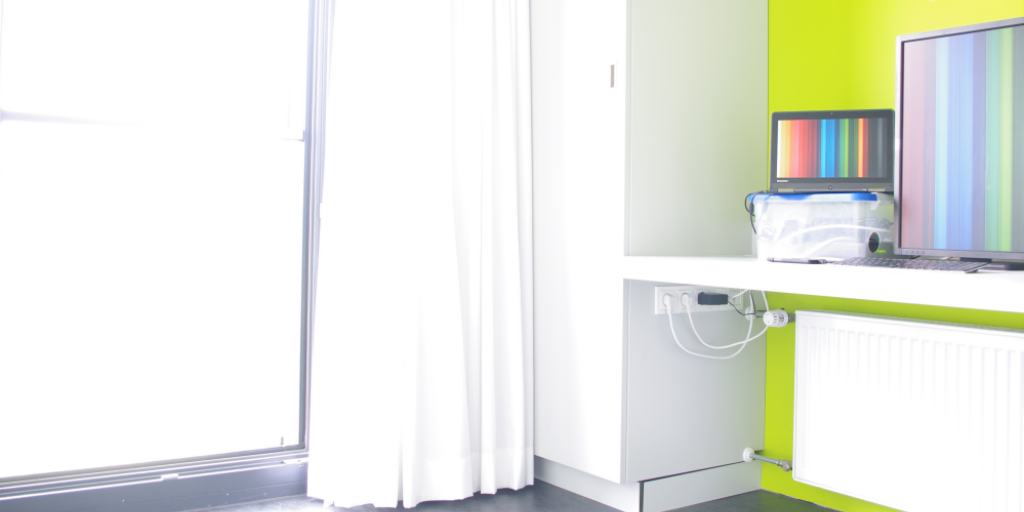
#> input picture samples/fusion-1.png, 1024 x 512 px
$ python 13-fusion.py   (older library calls are emulated)
#> lines starting #> are read from the running program, lines starting #| are printed output that depends on the picture
import numpy
import cv2

# this exercise references "Exposure Fusion" by Mertens et al.

numpyInputs = [
	cv2.imread(filename='./samples/fusion-1.png', flags=cv2.IMREAD_COLOR).astype(numpy.float32) / 255.0,
	cv2.imread(filename='./samples/fusion-2.png', flags=cv2.IMREAD_COLOR).astype(numpy.float32) / 255.0,
	cv2.imread(filename='./samples/fusion-3.png', flags=cv2.IMREAD_COLOR).astype(numpy.float32) / 255.0
]
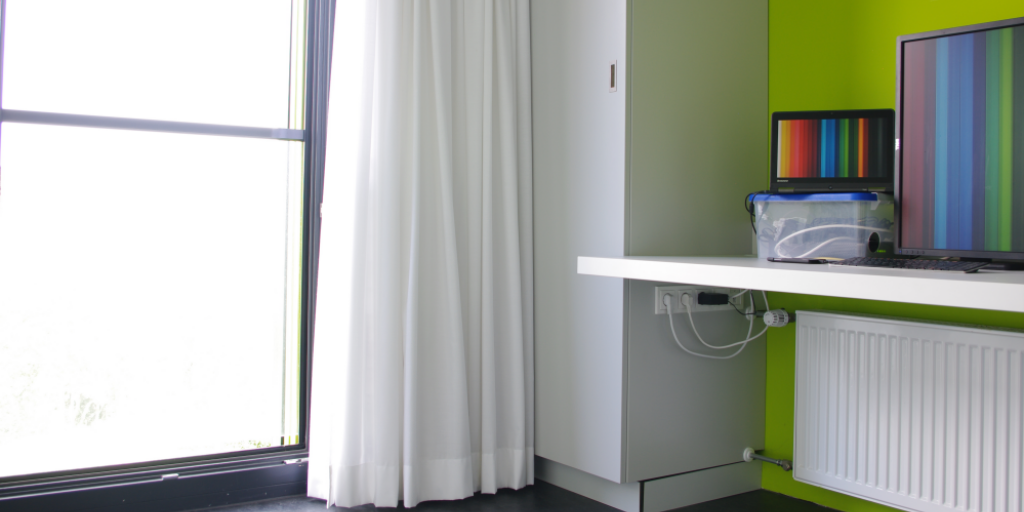
#> input picture samples/fusion-2.png, 1024 x 512 px
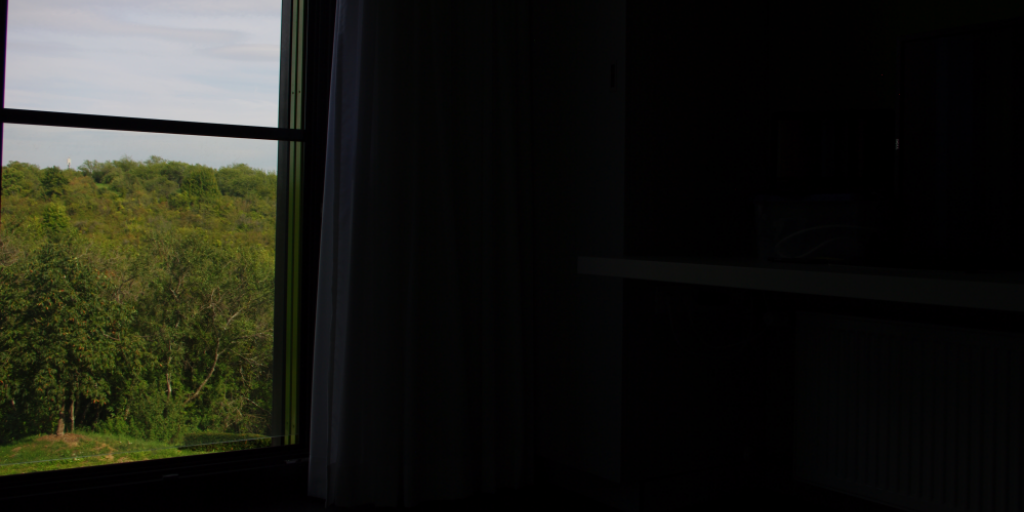
#> input picture samples/fusion-3.png, 1024 x 512 px

# use the quality measures to extract a weight map for each image according to section 3.1
# set the weighting exponents to one, thus equaling the contrition of contrast, saturation, and exposedness
# make sure to add a small epsilon to each weight map to avoid divisions by zero in the subsequent step
# normalize the weight maps such that they sum up to one at each pixel as described in section 3.2
# store the three weight maps in the numpyWeights array which will be used below to perform the blending

numpyWeights = []

def compute_weights(fusion_images):
    (wc, ws, we) = (1, 1, 1)
    sigma = 0.2
    epsilon = 0.0000001

    weights = []
    weights_sum = numpy.zeros(fusion_images[0].shape[:2], dtype=numpy.float32)
    for fusion_image in fusion_images:
        fusion_image = numpy.float32(fusion_image)
        imageWeights = numpy.ones(fusion_image.shape[:2], dtype=numpy.float32)

        # contrast
        image_gray = cv2.cvtColor(fusion_image, cv2.COLOR_BGR2GRAY)
        laplacian = cv2.Laplacian(image_gray, cv2.CV_32F)
        contrast = numpy.power(numpy.absolute(laplacian),wc)
        imageWeights = numpy.multiply(imageWeights, contrast)

        # saturation
        saturation =numpy.power(fusion_image.std(axis=2, dtype=numpy.float32), ws)
        imageWeights = numpy.multiply(imageWeights, saturation)

        # well-exposedness
        sigma2 = numpy.power(sigma,2)
        exposedness = numpy.power(numpy.prod(numpy.exp(-(numpy.power((fusion_image - 0.5),2))/(2*sigma2)), axis=2, dtype=numpy.float32) , we)
        imageWeights = numpy.multiply(imageWeights, exposedness)

        imageWeights = imageWeights + epsilon
        weights_sum = numpy.add(imageWeights,weights_sum)

        weights.append(imageWeights)
#> this loop made 3 passes
#> pass 1, in compute_weights, `contrast = numpy.power(numpy.absolute(laplacian),wc)`:
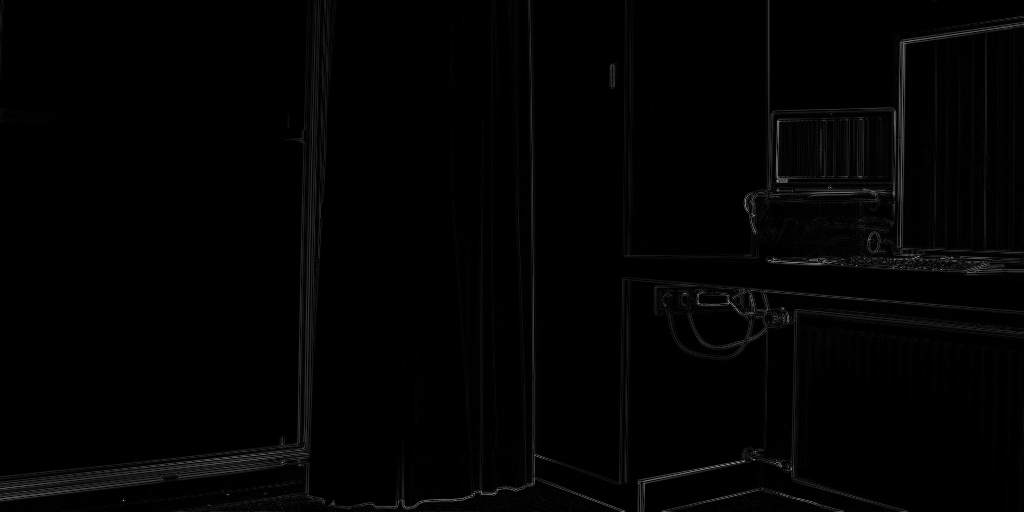
#> contrast: shape (512, 1024) float32; min 0, max 0.697, mean 0.0108
#> after the loop:
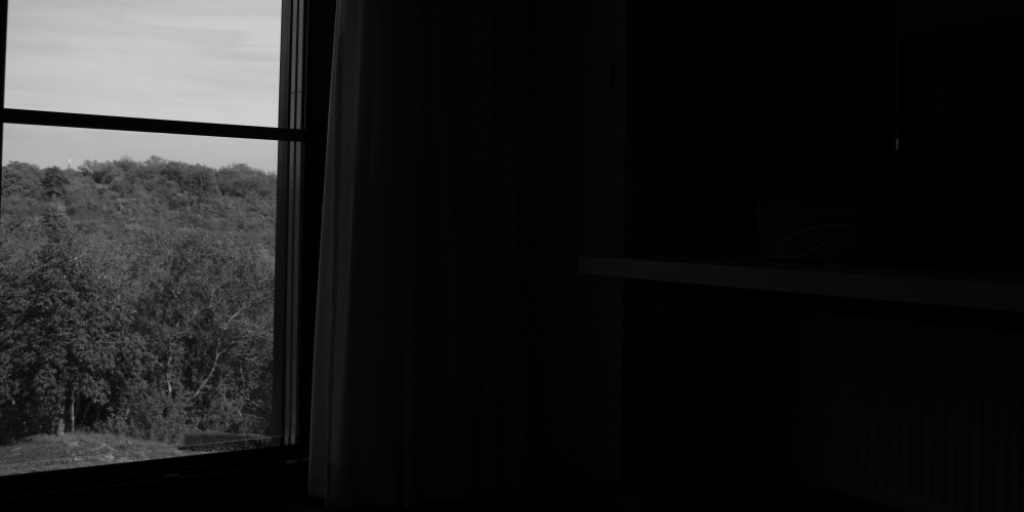
#> image_gray: shape (512, 1024) float32; min 0, max 0.812, mean 0.108
#> after the loop, weights = 3 items

    # normalization
    for i in range(len(weights)):
        weights[i] = numpy.divide(weights[i],weights_sum)

    return weights

numpyWeights = compute_weights(numpyInputs)
#> numpyWeights = 3 items

# creating the laplacian and gaussian pyramids to perform multiband blending
# defining separate functions for this steps makes the code easier to read

def gaussian_pyramid(numpyInput, intLevels):
	numpyPyramid = [ numpyInput ]

	for intLevel in range(intLevels):
		numpyPyramid.append(cv2.pyrDown(numpyPyramid[-1]))
	# end

	return numpyPyramid
# end

def laplacian_pyramid(numpyInput, intLevels):
#> called with intLevels = 6
	numpyPyramid = [ numpyInput ]

	for intLevel in range(intLevels):
		numpyPyramid.append(cv2.pyrDown(numpyPyramid[-1]))

		numpyPyramid[-2] -= cv2.pyrUp(numpyPyramid[-1])
#> after the loop, numpyPyramid = 7 items
	# end

	return numpyPyramid
# end

numpyInputs = [ laplacian_pyramid(numpyInput, 6) for numpyInput in numpyInputs ]
#> numpyInputs = 3 items
numpyWeights = [ gaussian_pyramid(numpyWeight, 6) for numpyWeight in numpyWeights ]
#> after the loop in gaussian_pyramid, `for intLevel in range(intLevels):`: numpyPyramid = 7 items

# constructing a laplacian pyramid by using the weights from the gaussian pyramid
# eventually obtaining the fused result by recovering the output from the merged pyramid

numpyPyramid = []

for intLevel in range(len(numpyInputs[0])):
	numpyPyramid.append(sum([ numpyInputs[intInput][intLevel] * numpyWeights[intInput][intLevel][:, :, None] for intInput in range(len(numpyInputs)) ]))
#> this loop made 7 passes
#> after the loop, numpyPyramid = 7 items
# end

numpyOutput = numpyPyramid.pop(-1)

while len(numpyPyramid) > 0:
	numpyOutput = cv2.pyrUp(numpyOutput) + numpyPyramid.pop(-1)
#> this loop made 6 passes
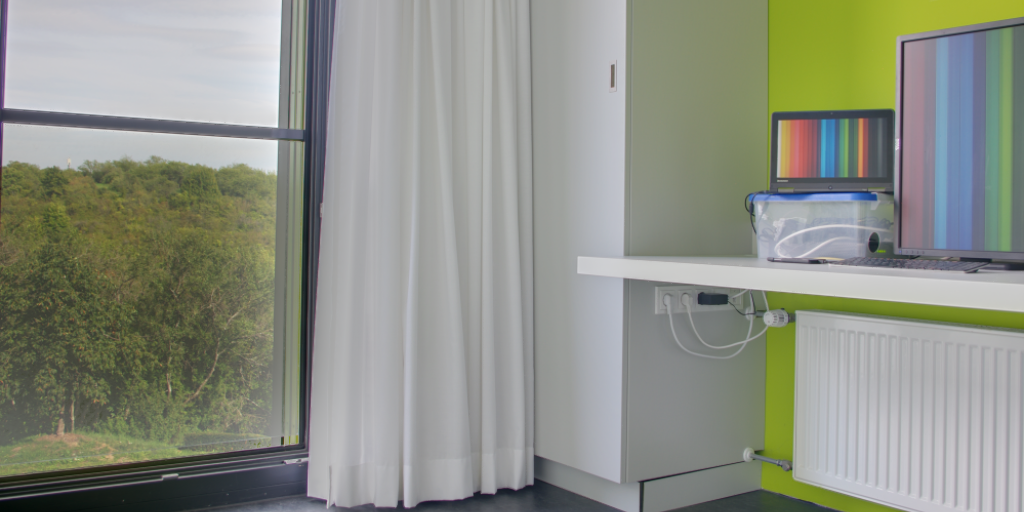
#> numpyOutput: shape (512, 1024, 3) float32; mean of channels 0, 1, 2 0.494, 0.547, 0.53; drawn with min black and max white
# end

cv2.imwrite(filename='./13-fusion-1.png', img=(numpyWeights[0][0] * 255.0).clip(0.0, 255.0).astype(numpy.uint8))
cv2.imwrite(filename='./13-fusion-2.png', img=(numpyWeights[1][0] * 255.0).clip(0.0, 255.0).astype(numpy.uint8))
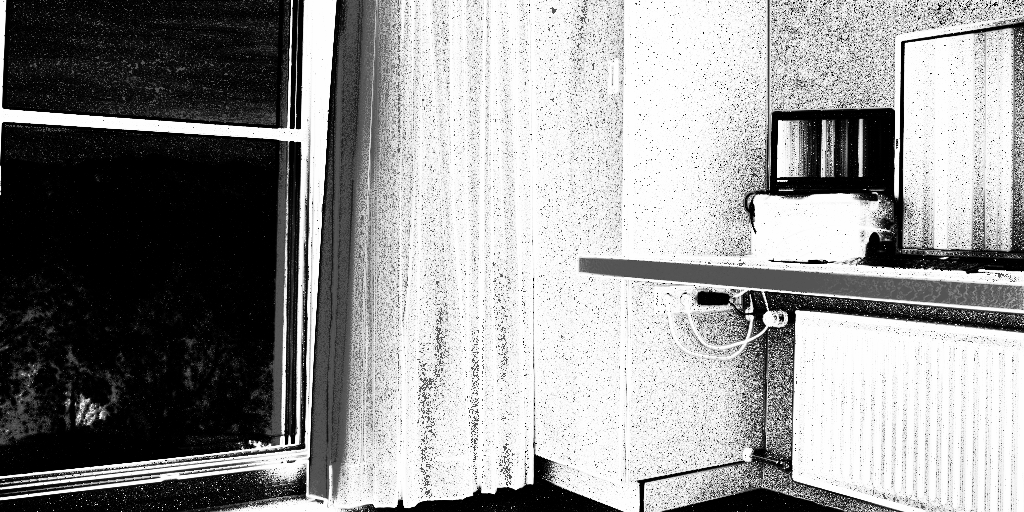
#> saved as 13-fusion-2.png: shape (512, 1024); min 0, max 254, mean 148.7
cv2.imwrite(filename='./13-fusion-3.png', img=(numpyWeights[2][0] * 255.0).clip(0.0, 255.0).astype(numpy.uint8))
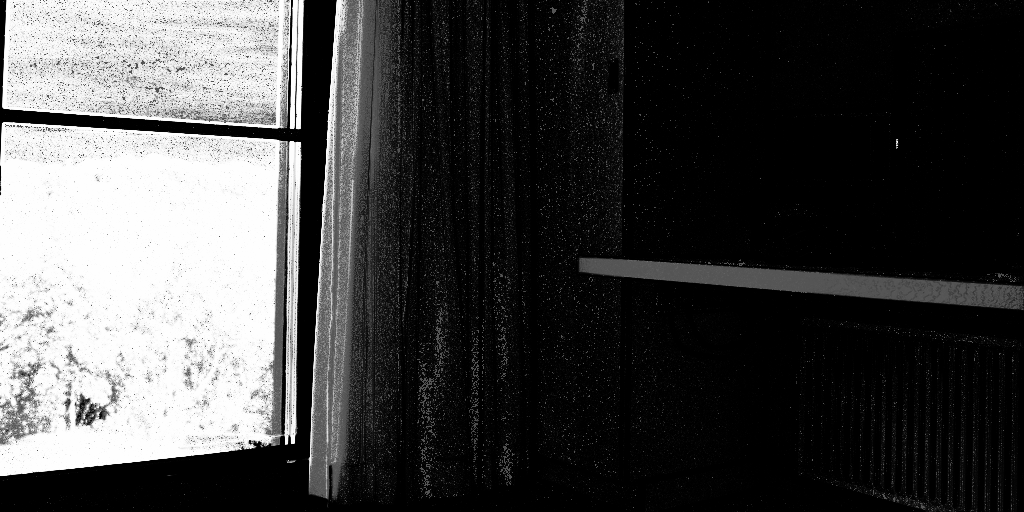
#> saved as 13-fusion-3.png: shape (512, 1024); min 0, max 254, mean 68.4
cv2.imwrite(filename='./13-fusion-4.png', img=(numpyOutput * 255.0).clip(0.0, 255.0).astype(numpy.uint8))
